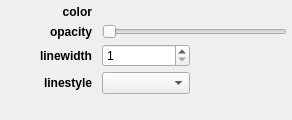
<?xml version="1.0" encoding="UTF-8"?>
<ui version="4.0">
 <class>Form</class>
 <widget class="QWidget" name="Form">
  <property name="geometry">
   <rect>
    <x>0</x>
    <y>0</y>
    <width>292</width>
    <height>120</height>
   </rect>
  </property>
  <property name="windowTitle">
   <string>Form</string>
  </property>
  <layout class="QGridLayout" name="gridLayout">
   <property name="leftMargin">
    <number>5</number>
   </property>
   <property name="topMargin">
    <number>5</number>
   </property>
   <property name="rightMargin">
    <number>5</number>
   </property>
   <property name="bottomMargin">
    <number>5</number>
   </property>
   <property name="horizontalSpacing">
    <number>10</number>
   </property>
   <property name="verticalSpacing">
    <number>5</number>
   </property>
   <item row="0" column="0">
    <widget class="QLabel" name="label_color">
     <property name="font">
      <font>
       <weight>75</weight>
       <bold>true</bold>
      </font>
     </property>
     <property name="text">
      <string>color</string>
     </property>
     <property name="alignment">
      <set>Qt::AlignRight|Qt::AlignTrailing|Qt::AlignVCenter</set>
     </property>
    </widget>
   </item>
   <item row="0" column="1">
    <widget class="QColorBox" name="color_color">
     <property name="sizePolicy">
      <sizepolicy hsizetype="Preferred" vsizetype="Minimum">
       <horstretch>0</horstretch>
       <verstretch>0</verstretch>
      </sizepolicy>
     </property>
     <property name="text">
      <string/>
     </property>
    </widget>
   </item>
   <item row="1" column="0">
    <widget class="QLabel" name="label_opacity">
     <property name="font">
      <font>
       <weight>75</weight>
       <bold>true</bold>
      </font>
     </property>
     <property name="text">
      <string>opacity</string>
     </property>
     <property name="alignment">
      <set>Qt::AlignRight|Qt::AlignTrailing|Qt::AlignVCenter</set>
     </property>
    </widget>
   </item>
   <item row="1" column="1" colspan="2">
    <widget class="QSlider" name="value_alpha">
     <property name="maximum">
      <number>100</number>
     </property>
     <property name="orientation">
      <enum>Qt::Horizontal</enum>
     </property>
    </widget>
   </item>
   <item row="2" column="0">
    <widget class="QLabel" name="label_linewidth">
     <property name="font">
      <font>
       <weight>75</weight>
       <bold>true</bold>
      </font>
     </property>
     <property name="text">
      <string>linewidth</string>
     </property>
     <property name="alignment">
      <set>Qt::AlignRight|Qt::AlignTrailing|Qt::AlignVCenter</set>
     </property>
    </widget>
   </item>
   <item row="2" column="1">
    <widget class="QSpinBox" name="value_linewidth">
     <property name="minimum">
      <number>1</number>
     </property>
    </widget>
   </item>
   <item row="3" column="0">
    <widget class="QLabel" name="label_linestyle">
     <property name="font">
      <font>
       <weight>75</weight>
       <bold>true</bold>
      </font>
     </property>
     <property name="text">
      <string>linestyle</string>
     </property>
     <property name="alignment">
      <set>Qt::AlignRight|Qt::AlignTrailing|Qt::AlignVCenter</set>
     </property>
    </widget>
   </item>
   <item row="3" column="1">
    <widget class="QComboBox" name="combosel_linestyle"/>
   </item>
   <item row="4" column="1" colspan="2">
    <spacer name="horizontalSpacer">
     <property name="orientation">
      <enum>Qt::Horizontal</enum>
     </property>
     <property name="sizeHint" stdset="0">
      <size>
       <width>40</width>
       <height>5</height>
      </size>
     </property>
    </spacer>
   </item>
   <item row="5" column="1">
    <spacer name="verticalSpacer">
     <property name="orientation">
      <enum>Qt::Vertical</enum>
     </property>
     <property name="sizeHint" stdset="0">
      <size>
       <width>20</width>
       <height>40</height>
      </size>
     </property>
    </spacer>
   </item>
  </layout>
 </widget>
 <customwidgets>
  <customwidget>
   <class>QColorBox</class>
   <extends>QLabel</extends>
   <header>glue_qt.utils.colors</header>
  </customwidget>
 </customwidgets>
 <resources/>
 <connections/>
</ui>
